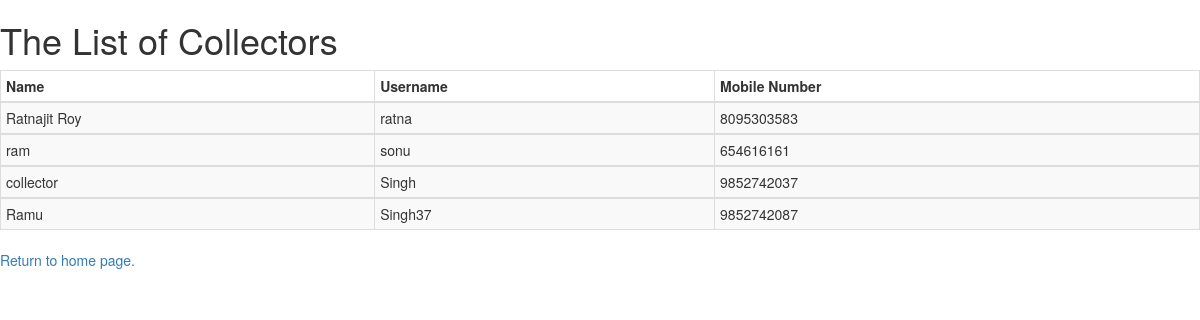
The page /collector on the database as committed earlier.
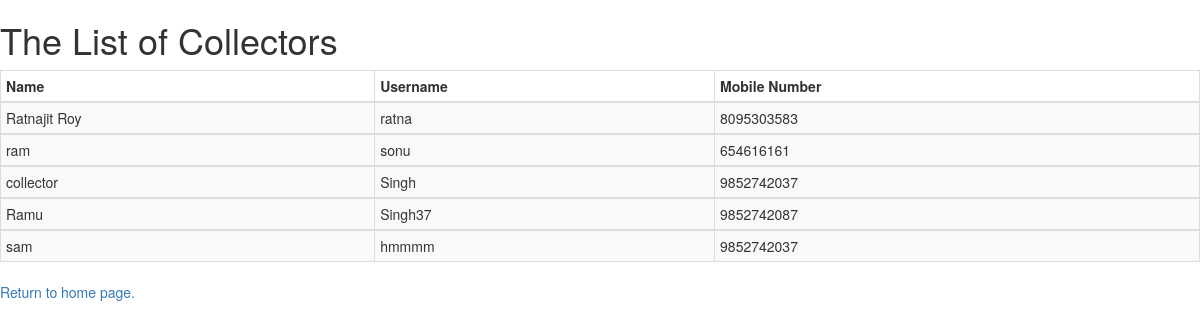
The same page on the database as committed later.
### MedicalDonation/models.py (models this page shows, shortened)
class Collector(models.Model):
    name = models.CharField(max_length=64)
    address = models.CharField(max_length=128)
    pinCode = models.IntegerField()
    Phone_no = models.IntegerField()
    BirthDate = models.DateField()
    UID = models.IntegerField(unique=True)
    email = models.EmailField(max_length=64)
    username = models.CharField(max_length=16,unique=True)
    password = models.CharField(max_length=16)
    qualification = models.CharField(max_length=64)
    Driving_License = models.CharField(max_length=32)
    Driving_License_image = models.FileField(upload_to='photos/collector/DL')
    image = models.FileField(upload_to='photos/collector')

### MedicalDonation/views.py (the view)
# urls.py: path("collector", views.collectors, name= "Collector_view"),
def collectors(request):
    context = {
    "collectors": Collector.objects.all()
    }
    return render(request, "MedicalDonation/collector.html",context)

### MedicalDonation/templates/MedicalDonation/collector.html (shortened to what this page needs)
<!DOCTYPE html>
<html lang="en" dir="ltr">
  <head>
    <link rel="stylesheet" href="https://maxcdn.bootstrapcdn.com/bootstrap/3.3.7/css/bootstrap.min.css">
  </head>
  <body>
    <h1>The List of Collectors</h1>
    {% load static %}
    <div class="">
      <table border="1" class="table table-striped table-bordered table-hover table-condensed">
        <thead>
          <th> <b>Name</b> </th>
          <th> <b>Username</b>  </th>
          <th> <b>Mobile Number</b> </th>
        </thead>
        {% for c in collectors %}
        <tbody>
            <td>{{c.name}}</td>
            <td>{{c.username}}</td>
            <td>{{c.Phone_no}}</td>
        </tbody>
        {% endfor  %}
      </table>
      <a href="/">Return to home page.</a>
    </div>
  </body>
</html>

Rows that differ between the two databases and show on the page:
added Collector: name "sam", username "hmmmm", Phone_no "9852742037"
